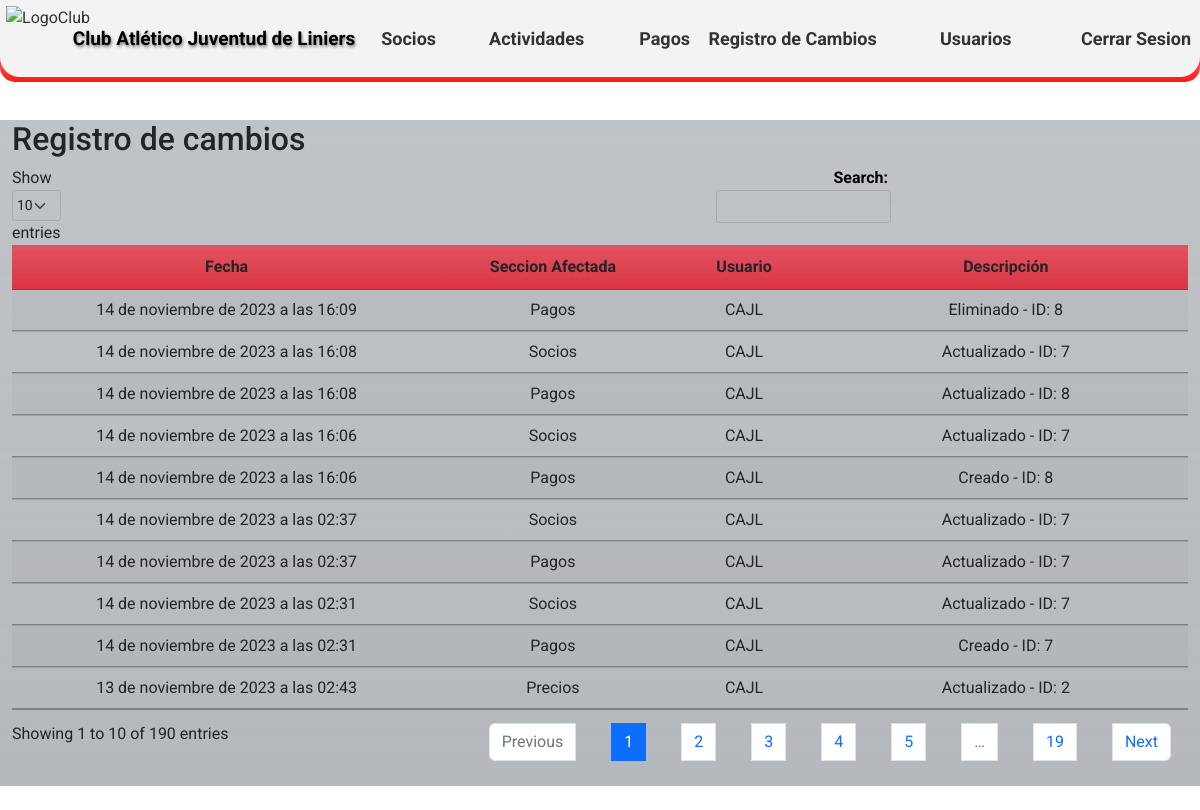
The app's page /change-log/ (signed in) with its own data.
### CAJL/aplications/changelog/models.py (models this page shows)
class ChangeLog(models.Model):
    date = models.DateTimeField(auto_now_add=True)
    model_name = models.CharField(max_length=100)
    user = models.ForeignKey(User, null=True, blank=True,on_delete=models.CASCADE)  # Asócialo a tu modelo de usuario si lo tienes
    description = models.TextField()
    class Meta:
        verbose_name = 'Registro de Cambio'
        verbose_name_plural = 'Registros de Cambios'
        ordering = ['-date']

### CAJL/aplications/changelog/views.py (the view)
# urls.py: path('change-log/', change_log_view, name='change_log_view'),
@login_required
def change_log_view(request):
    change_logs = ChangeLog.objects.all()
    return render(request, 'changelog/change_log.html', {'change_logs': change_logs})

### templates/changelog/change_log.html (shortened to what this page needs)
{% extends 'loginregister/base.html' %}
{% load static %}
{% block content %}
<!DOCTYPE html>
<html>
<head>
    <!DOCTYPE html>
<html>
<head>
    <link rel="stylesheet" type="text/css" href={% static 'css/Estilos_DT.css' %} media="screen">
    <link rel="stylesheet" href="https://cdnjs.cloudflare.com/ajax/libs/font-awesome/6.2.0/css/all.min.css"/>
    <link rel="stylesheet" type="text/css" href="https://cdn.datatables.net/1.10.25/css/jquery.dataTables.min.css">
</head>
<body>
    <br>
    <br>
    <br>
    <br>
        <div class="container h-60 my-4">
            <div class="row">
                <div class="col-xl-12 bg-secondary bg-gradient bg-opacity-50">
                    <h2>Registro de cambios</h2>
            <table id="changeLogTable" class="display table table-striped">
                <thead>
                    <tr>
                        <th class="centered bg-danger bg-gradient">Fecha</th>
                        <th class="centered bg-danger bg-gradient">Seccion Afectada</th>
                        <th class="centered bg-danger bg-gradient">Usuario</th>
                        <th class="centered bg-danger bg-gradient">Descripción</th>
                    </tr>
                </thead>
                <tbody>
                            {% for change_log in change_logs %}
                        <tr>
                            <td class="centered">{{ change_log.date }}</td>
                            <td class="centered">{{ change_log.model_name }}</td>
                            <td class="centered">{{ change_log.user }}</td>
                            <td class="centered">{{ change_log.description }}</td>
                        </tr>
                    {% endfor %}
                </tbody>
            </table>
        </div>
    </div>
</div>
</body>
</html>
{% endblock %}

### static/css/EstilosHome1.css (style rules this page uses)
* { margin: 0; padding: 0; box-sizing: border-box; font-family: 'Roboto', sans-serif; }
body { background-color: #d1d6c1; margin: 0; padding: 0; background-image: url('https://github.com/MarcoNu97/Proyectos-Django/blob/main/Club-Atletico-Juventud-De-Liniers/static/images/Interior%20del%20Club.jpg?raw=true'); background-size: cover; background-position: center; background-attachment: fixed; background-repeat: no-repeat; }

### static/css/Estilos_DT.css (style rules this page uses)
div.container { max-width: 1300px; }
.centered { text-align: center !important; vertical-align: middle !important; }

### records on screen
ChangeLog: date "14 de noviembre de 2023 a las 16:09", model_name "Pagos", user "CAJL", description "Eliminado - ID: 8"
ChangeLog: date "14 de noviembre de 2023 a las 16:08", model_name "Socios", user "CAJL", description "Actualizado - ID: 7"
ChangeLog: date "14 de noviembre de 2023 a las 16:08", model_name "Pagos", user "CAJL", description "Actualizado - ID: 8"
ChangeLog: date "14 de noviembre de 2023 a las 16:06", model_name "Socios", user "CAJL", description "Actualizado - ID: 7"
ChangeLog: date "14 de noviembre de 2023 a las 16:06", model_name "Pagos", user "CAJL", description "Creado - ID: 8"
ChangeLog: date "14 de noviembre de 2023 a las 02:37", model_name "Socios", user "CAJL", description "Actualizado - ID: 7"
ChangeLog: date "14 de noviembre de 2023 a las 02:37", model_name "Pagos", user "CAJL", description "Actualizado - ID: 7"
ChangeLog: date "14 de noviembre de 2023 a las 02:31", model_name "Socios", user "CAJL", description "Actualizado - ID: 7"
ChangeLog: date "14 de noviembre de 2023 a las 02:31", model_name "Pagos", user "CAJL", description "Creado - ID: 7"
ChangeLog: date "13 de noviembre de 2023 a las 02:43", model_name "Precios", user "CAJL", description "Actualizado - ID: 2"
